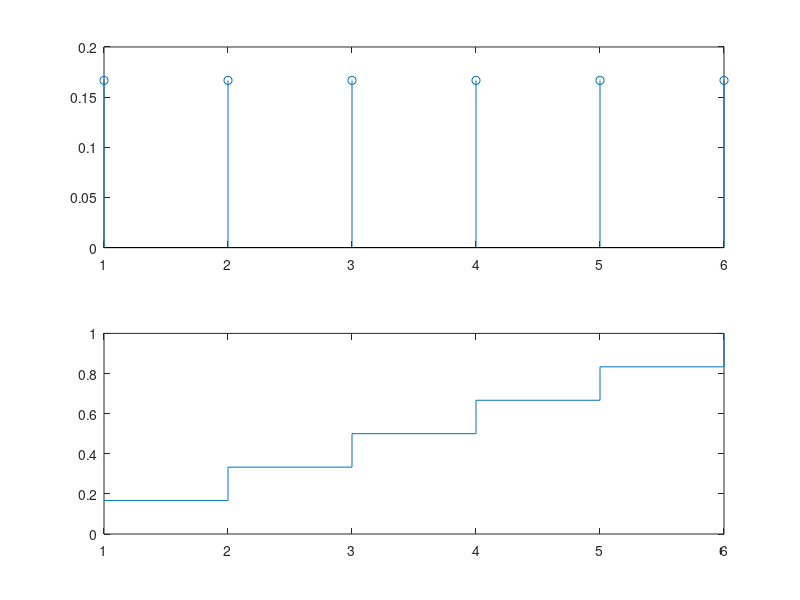

Write the MATLAB code that produced this figure.
% exercicio 1 -> parte 2.2

% alinea a) 

sx = [1,2,3,4,5,6] ;

%px = [1/6,1/6,1/6,1/6,1/6,1/6] ;
px = ones(1,6) / 6 ; % a mesma coisa que a linha acima
subplot(2,1,1)
probs = stem(sx,px);

%axis([0 7 -0.01 0.2]);

%probs2 = px ;
%x2 = 1:6 ;

%probcumul = cumsum(probs2) ;
%subplot(1,2,2)
%stairs([0 x2 7], [0 probcumul 1]);

%ylim([0 1.1]) 

%title('try') ;


% alinea b) 

x2 = 1:6 ;

sx = ones(1,6)/6 ;
y2 = cumsum(sx) ;
subplot(2,1,2)
stairs(x2,y2) ;